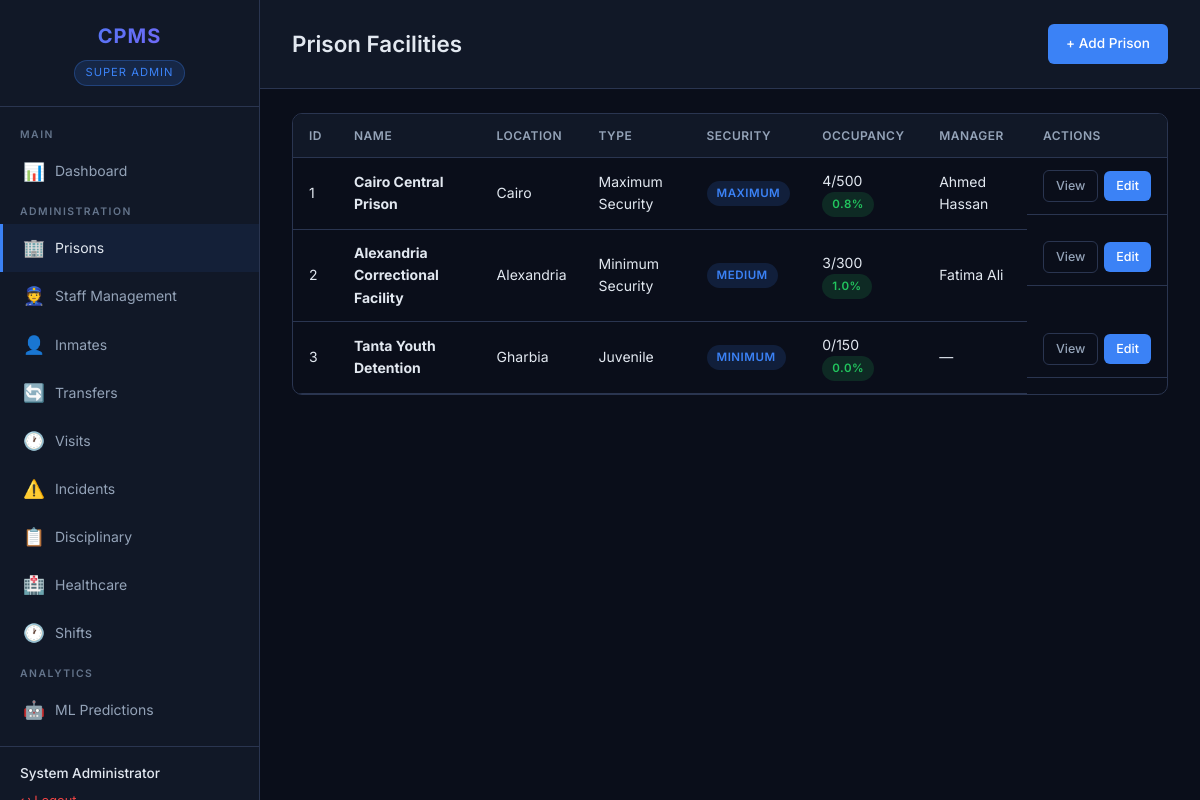
Screenshot of /prisons (signed in) with the database file from the repository.
### tables this page shows
CREATE TABLE users (
            national_id TEXT PRIMARY KEY,
            name        TEXT NOT NULL,
            phone       TEXT,
            address     TEXT,
            email       TEXT,
            password    TEXT NOT NULL,
            role        TEXT NOT NULL CHECK(role IN ('super_admin', 'prison_manager', 'officer')),
            prison_id   INTEGER,
            FOREIGN KEY (prison_id) REFERENCES prisons(prison_id)
        );

CREATE TABLE prisons (
            prison_id       INTEGER PRIMARY KEY AUTOINCREMENT,
            manager_id      TEXT,
            name            TEXT NOT NULL,
            location        TEXT NOT NULL,
            type            TEXT NOT NULL,
            security_level  TEXT NOT NULL,
            total_capacity  INTEGER NOT NULL,
            current_occupancy INTEGER DEFAULT 0
        );

### routes/prison_routes.py (the view)
@router.get("")
async def list_prisons(request: Request):
    user = get_current_user(request)
    if not user:
        return RedirectResponse(url="/login", status_code=302)
    db = get_db()
    if user["role"] == "super_admin":
        prisons = db.execute("""
            SELECT p.*, u.name as manager_name
            FROM prisons p LEFT JOIN users u ON p.manager_id = u.national_id
        """).fetchall()
    else:
        prisons = db.execute("""
            SELECT p.*, u.name as manager_name
            FROM prisons p LEFT JOIN users u ON p.manager_id = u.national_id
            WHERE p.prison_id = ?
        """, (user["prison_id"],)).fetchall()
    db.close()
    return templates.TemplateResponse("prisons/list.html", {
        "request": request, "user": user, "prisons": prisons
    })

### templates/prisons/list.html (shortened to what this page needs)
{% extends "base.html" %}
{% block page_title %}Prison Facilities{% endblock %}
{% block page_actions %}
    {% if user.role == 'super_admin' %}
        <a href="/prisons/add" class="btn btn-primary">+ Add Prison</a>
    {% endif %}
{% endblock %}
{% block content %}
<div class="table-wrapper">
    <table>
        <thead>
            <tr>
                <th>ID</th><th>Name</th><th>Location</th><th>Type</th>
                <th>Security</th><th>Occupancy</th><th>Manager</th><th>Actions</th>
            </tr>
        </thead>
        <tbody>
        {% for prison in prisons %}
            <tr>
                <td>{{ prison.prison_id }}</td>
                <td><strong>{{ prison.name }}</strong></td>
                <td>{{ prison.location }}</td>
                <td>{{ prison.type }}</td>
                <td><span class="badge badge-info">{{ prison.security_level }}</span></td>
                <td>
                    {{ prison.current_occupancy }}/{{ prison.total_capacity }}
                    {% set rate = (prison.current_occupancy * 100 / prison.total_capacity) if prison.total_capacity > 0 else 0 %}
                    <span class="badge {% if rate > 90 %}badge-danger{% elif rate >= 75 %}badge-warning{% else %}badge-success{% endif %}">
                        {{ rate|round(1) }}%
                    </span>
                </td>
                <td>{{ prison.manager_name or '—' }}</td>
                <td class="actions">
                    <a href="/prisons/{{ prison.prison_id }}" class="btn btn-sm btn-outline">View</a>
                    {% if user.role == 'super_admin' %}
                        <a href="/prisons/{{ prison.prison_id }}/edit" class="btn btn-sm btn-primary">Edit</a>
                    {% endif %}
                </td>
            </tr>
        {% endfor %}
        </tbody>
    </table>
</div>
{% endblock %}

### templates/base.html (shortened to what this page needs)
<!DOCTYPE html>
<html lang="en">
<head>
    <link rel="stylesheet" href="/static/css/style.css">
</head>
<body>
    <div class="app-layout">
        <aside class="sidebar">
            <div class="sidebar-header">
                <h1>CPMS</h1>
                <span class="role-badge">
                    {% if user.role == 'super_admin' %}Super Admin
                    {% elif user.role == 'prison_manager' %}Prison Manager
                    {% elif user.role == 'officer' %}Officer
                    {% endif %}
                </span>
            </div>
            <nav class="sidebar-nav">
                <div class="nav-section">Main</div>
                <a href="/dashboard" class="{% if request.url.path == '/dashboard' %}active{% endif %}">
                    <span class="icon">📊</span> Dashboard
                </a>
                {% if user.role == 'super_admin' %}
                    <div class="nav-section">Administration</div>
                    <a href="/prisons" class="{% if '/prisons' in request.url.path %}active{% endif %}">
                        <span class="icon">🏢</span> Prisons
                    </a>
                    <a href="/officers" class="{% if '/officers' in request.url.path %}active{% endif %}">
                        <span class="icon">👮</span> Staff Management
                    </a>
                    <a href="/inmates" class="{% if '/inmates' in request.url.path %}active{% endif %}">
                        <span class="icon">👤</span> Inmates
                    </a>
                    <a href="/transfers" class="{% if '/transfers' in request.url.path %}active{% endif %}">
                        <span class="icon">🔄</span> Transfers
                    </a>
                    <a href="/visits" class="{% if '/visits' in request.url.path and '/visit-request' not in request.url.path %}active{% endif %}">
                        <span class="icon">🕐</span> Visits
                    </a>
                    <a href="/incidents" class="{% if '/incidents' in request.url.path %}active{% endif %}">
                        <span class="icon">⚠️</span> Incidents
                    </a>
                    <a href="/disciplinary" class="{% if '/disciplinary' in request.url.path %}active{% endif %}">
                        <span class="icon">📋</span> Disciplinary
                    </a>
                    <a href="/healthcare" class="{% if '/healthcare' in request.url.path %}active{% endif %}">
                        <span class="icon">🏥</span> Healthcare
                    </a>
                    <a href="/shifts" class="{% if '/shifts' in request.url.path %}active{% endif %}">
                        <span class="icon">🕐</span> Shifts
                    </a>
                    <div class="nav-section">Analytics</div>
                    <a href="/ml" class="{% if '/ml' in request.url.path %}active{% endif %}">
                        <span class="icon">🤖</span> ML Predictions
                    </a>
                {% endif %}
            </nav>
            <div class="sidebar-footer">
                <div class="user-name">{{ user.name }}</div>
                <a href="/logout" class="logout-link">↩ Logout</a>
            </div>
        </aside>
        <main class="main-content">
            <div class="page-header">
                <h2>{% block page_title %}Dashboard{% endblock %}</h2>
                <div>{% block page_actions %}{% endblock %}</div>
            </div>
            <div class="page-body">
                {% block content %}{% endblock %}
            </div>
        </main>
    </div>
</body>
</html>

### static/css/style.css (style rules this page uses)
*, *::before, *::after { box-sizing: border-box; margin: 0; padding: 0; }
:root { --bg-primary: #0a0e1a; --bg-secondary: #111827; --bg-card: #1a2235; --bg-card-hover: #1e2940; --border-color: #2a3550; --text-primary: #e2e8f0; --text-secondary: #94a3b8; --text-muted: #64748b; --accent: #3b82f6; --accent-hover: #2563eb; --success: #22c55e; --warning: #f59e0b; --danger: #ef4444; --critical: #dc2626; --sidebar-width: 260px; --header-height: 64px; --radius: 10px; --shadow: 0 4px 24px rgba(0,0,0,0.3); }
body { font-family: 'Inter', 'Segoe UI', system-ui, sans-serif; background: var(--bg-primary); color: var(--text-primary); min-height: 100vh; line-height: 1.6; }
a { color: var(--accent); text-decoration: none; transition: color 0.2s; }
.app-layout { display: flex; min-height: 100vh; }
.sidebar { width: var(--sidebar-width); background: var(--bg-secondary); border-right: 1px solid var(--border-color); position: fixed; top: 0; left: 0; height: 100vh; overflow-y: auto; z-index: 100; display: flex; flex-direction: column; }
.sidebar-header { padding: 20px; border-bottom: 1px solid var(--border-color); text-align: center; }
.sidebar-header h1 { font-size: 1.25rem; font-weight: 700; background: linear-gradient(135deg, var(--accent), #8b5cf6); -webkit-background-clip: text; -webkit-text-fill-color: transparent; letter-spacing: 1px; }
.sidebar-header .role-badge { display: inline-block; margin-top: 8px; padding: 3px 10px; background: rgba(59, 130, 246, 0.15); border: 1px solid rgba(59, 130, 246, 0.3); border-radius: 20px; font-size: 0.7rem; text-transform: uppercase; letter-spacing: 1px; color: var(--accent); }
.sidebar-nav { flex: 1; padding: 12px 0; }
.sidebar-nav .nav-section { padding: 8px 20px 4px; font-size: 0.65rem; text-transform: uppercase; letter-spacing: 1.5px; color: var(--text-muted); font-weight: 600; }
.sidebar-nav a { display: flex; align-items: center; gap: 10px; padding: 10px 20px; color: var(--text-secondary); font-size: 0.875rem; border-left: 3px solid transparent; transition: all 0.2s; }
.sidebar-nav a:hover, .sidebar-nav a.active { background: rgba(59, 130, 246, 0.08); color: var(--text-primary); border-left-color: var(--accent); }
.sidebar-nav a .icon { font-size: 1.1rem; width: 22px; text-align: center; }
.sidebar-footer { padding: 16px 20px; border-top: 1px solid var(--border-color); }
.sidebar-footer .user-name { font-size: 0.85rem; font-weight: 500; color: var(--text-primary); }
.sidebar-footer .logout-link { display: inline-block; margin-top: 6px; font-size: 0.8rem; color: var(--danger); }
.main-content { flex: 1; margin-left: var(--sidebar-width); min-height: 100vh; }
.page-header { padding: 24px 32px; border-bottom: 1px solid var(--border-color); display: flex; align-items: center; justify-content: space-between; background: var(--bg-secondary); }
.page-header h2 { font-size: 1.4rem; font-weight: 600; }
.page-body { padding: 24px 32px; }
.table-wrapper { overflow-x: auto; border-radius: var(--radius); border: 1px solid var(--border-color); }
table { width: 100%; border-collapse: collapse; font-size: 0.875rem; }
thead { background: var(--bg-secondary); }
th { padding: 12px 16px; text-align: left; font-weight: 600; font-size: 0.75rem; text-transform: uppercase; letter-spacing: 0.5px; color: var(--text-secondary); border-bottom: 1px solid var(--border-color); }
td { padding: 12px 16px; border-bottom: 1px solid var(--border-color); color: var(--text-primary); }
.btn { display: inline-flex; align-items: center; gap: 6px; padding: 9px 18px; border: none; border-radius: 6px; font-size: 0.85rem; font-weight: 500; cursor: pointer; transition: all 0.2s; text-decoration: none; }
.btn-primary { background: var(--accent); color: white; }
.btn-sm { padding: 5px 12px; font-size: 0.78rem; }
.btn-outline { background: transparent; border: 1px solid var(--border-color); color: var(--text-secondary); }
.badge { display: inline-block; padding: 3px 10px; border-radius: 20px; font-size: 0.72rem; font-weight: 600; text-transform: uppercase; letter-spacing: 0.5px; }
.badge-success { background: rgba(34,197,94,0.15); color: var(--success); }
.badge-info { background: rgba(59,130,246,0.15); color: var(--accent); }
.actions { display: flex; gap: 6px; align-items: center; }

### rows the page displays
users: name "System Administrator"
users: prison_id "1", name "Cairo Central Prison", location "Cairo", type "Maximum Security", security_level "MAXIMUM", current_occupancy "4", total_capacity "500", rate "0.8", name "Ahmed Hassan"
users: prison_id "2", name "Alexandria Correctional Facility", location "Alexandria", type "Minimum Security", security_level "MEDIUM", current_occupancy "3", total_capacity "300", rate "1.0", name "Fatima Ali"
prisons: prison_id "3", name "Tanta Youth Detention", location "Gharbia", type "Juvenile", security_level "MINIMUM", current_occupancy "0", total_capacity "150", rate "0.0", manager_name "—"
